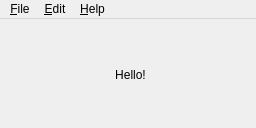
<?xml version="1.0" encoding="UTF-8"?>
<ui version="4.0">
 <class>Qtilities::MainWindow</class>
 <widget class="QMainWindow" name="Qtilities::MainWindow">
  <property name="geometry">
   <rect>
    <x>0</x>
    <y>0</y>
    <width>256</width>
    <height>128</height>
   </rect>
  </property>
  <property name="windowTitle">
   <string notr="true"/>
  </property>
  <widget class="QWidget" name="centralwidget">
   <widget class="QWidget" name="verticalLayoutWidget">
    <property name="geometry">
     <rect>
      <x>10</x>
      <y>10</y>
      <width>241</width>
      <height>91</height>
     </rect>
    </property>
    <layout class="QVBoxLayout" name="layout">
     <property name="leftMargin">
      <number>6</number>
     </property>
     <property name="topMargin">
      <number>6</number>
     </property>
     <property name="rightMargin">
      <number>6</number>
     </property>
     <property name="bottomMargin">
      <number>6</number>
     </property>
     <item>
      <widget class="QLabel" name="label">
       <property name="text">
        <string>Hello!</string>
       </property>
       <property name="alignment">
        <set>Qt::AlignCenter</set>
       </property>
       <property name="textInteractionFlags">
        <set>Qt::NoTextInteraction</set>
       </property>
      </widget>
     </item>
    </layout>
   </widget>
  </widget>
  <widget class="QMenuBar" name="menubar">
   <property name="geometry">
    <rect>
     <x>0</x>
     <y>0</y>
     <width>256</width>
     <height>22</height>
    </rect>
   </property>
   <widget class="QMenu" name="menuEdit">
    <property name="title">
     <string>&amp;Edit</string>
    </property>
    <addaction name="actPrefs"/>
   </widget>
   <widget class="QMenu" name="menuHelp">
    <property name="title">
     <string>&amp;Help</string>
    </property>
    <addaction name="actAbout"/>
   </widget>
   <widget class="QMenu" name="menu_File">
    <property name="title">
     <string>&amp;File</string>
    </property>
    <addaction name="actExit"/>
   </widget>
   <addaction name="menu_File"/>
   <addaction name="menuEdit"/>
   <addaction name="menuHelp"/>
  </widget>
  <action name="actPrefs">
   <property name="icon">
    <iconset theme="preferences-system">
     <normaloff>.</normaloff>.</iconset>
   </property>
   <property name="text">
    <string>Pr&amp;eferences</string>
   </property>
   <property name="shortcut">
    <string notr="true">Ctrl+Alt+P</string>
   </property>
   <property name="menuRole">
    <enum>QAction::PreferencesRole</enum>
   </property>
  </action>
  <action name="actAbout">
   <property name="icon">
    <iconset theme="help-about">
     <normaloff>.</normaloff>.</iconset>
   </property>
   <property name="text">
    <string>About</string>
   </property>
   <property name="shortcut">
    <string notr="true"/>
   </property>
   <property name="menuRole">
    <enum>QAction::AboutRole</enum>
   </property>
  </action>
  <action name="actExit">
   <property name="icon">
    <iconset theme="application-exit">
     <normaloff>.</normaloff>.</iconset>
   </property>
   <property name="text">
    <string>E&amp;xit</string>
   </property>
   <property name="shortcut">
    <string notr="true">Ctrl+Q</string>
   </property>
   <property name="menuRole">
    <enum>QAction::QuitRole</enum>
   </property>
  </action>
 </widget>
 <resources/>
 <connections/>
</ui>
